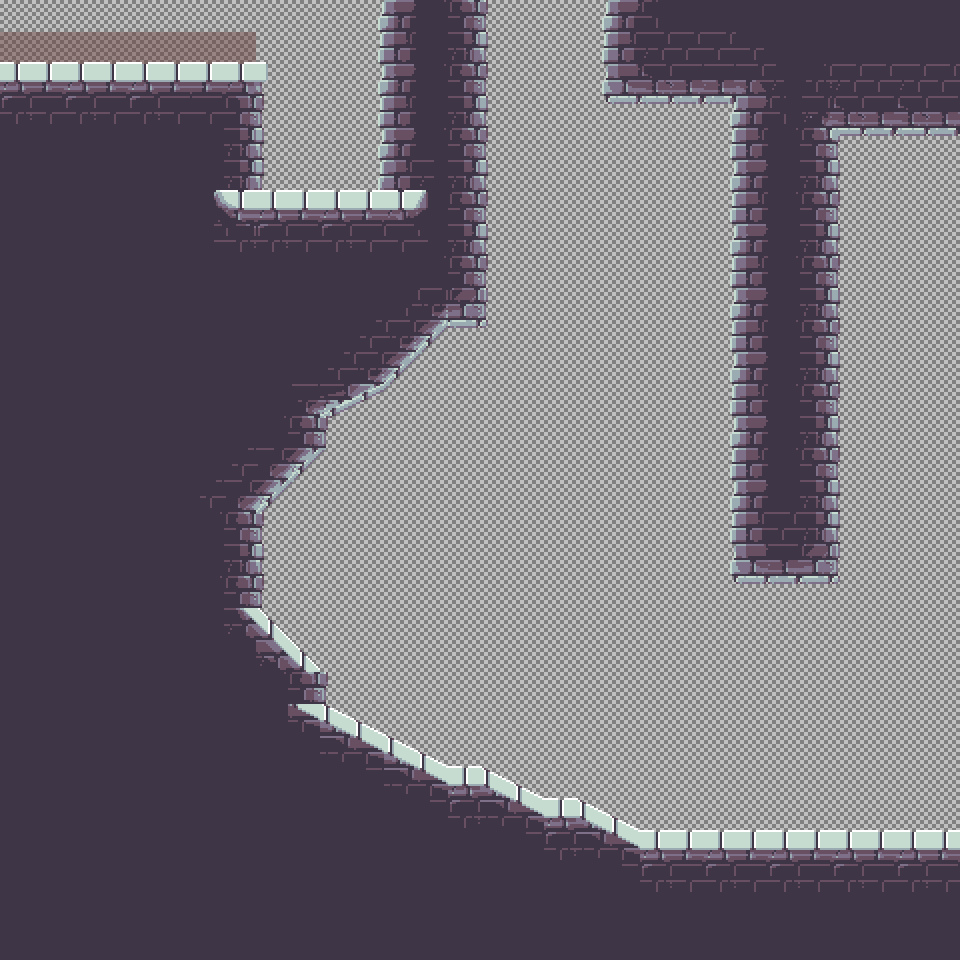

Tiled map render using the project's own tile images. Description and the map definition, with tile-layer contents summarised, below:
An orthogonal 30x30 tile map with 32x32 px tiles, 5 tile layers (Wire, Dangers, Spawn Layer, Ground, ...), 2 tilesets.

<map version="1.5" tiledversion="1.6.0" orientation="orthogonal" renderorder="right-down" width="30" height="30" tilewidth="32" tileheight="32" infinite="0" nextlayerid="6" nextobjectid="1">
 <tileset firstgid="1" source="../../Tile Sets/Grass Wireframe.tsx" />
 <tileset firstgid="17" source="../../Tile Sets/1.3 bricks.tsx" />
 <layer id="1" name="Wire" width="30" height="30">
  <data>[900 cells, 900 non-empty, 8 distinct tile ids]</data>
 </layer>
 <layer id="2" name="Dangers" width="30" height="30">
  <data>[900 cells, 8 non-empty, 1 distinct tile ids]</data>
 </layer>
 <layer id="3" name="Spawn Layer" width="30" height="30">
  <data>[900 cells, 0 non-empty, 0 distinct tile ids]</data>
 </layer>
 <layer id="4" name="Ground" width="30" height="30">
  <data>[900 cells, 507 non-empty, 81 distinct tile ids]</data>
 </layer>
 <layer id="5" name="Detail" width="30" height="30">
  <data>[900 cells, 102 non-empty, 31 distinct tile ids]</data>
 </layer>
</map>
